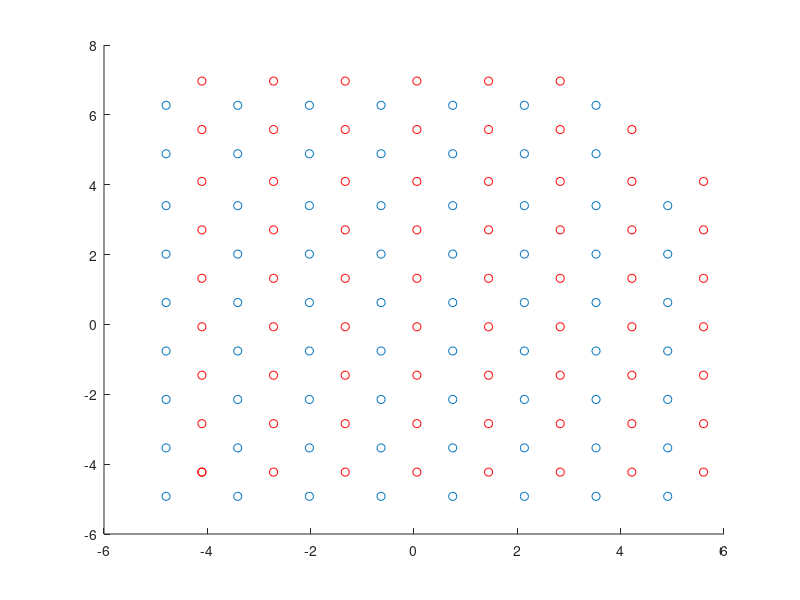
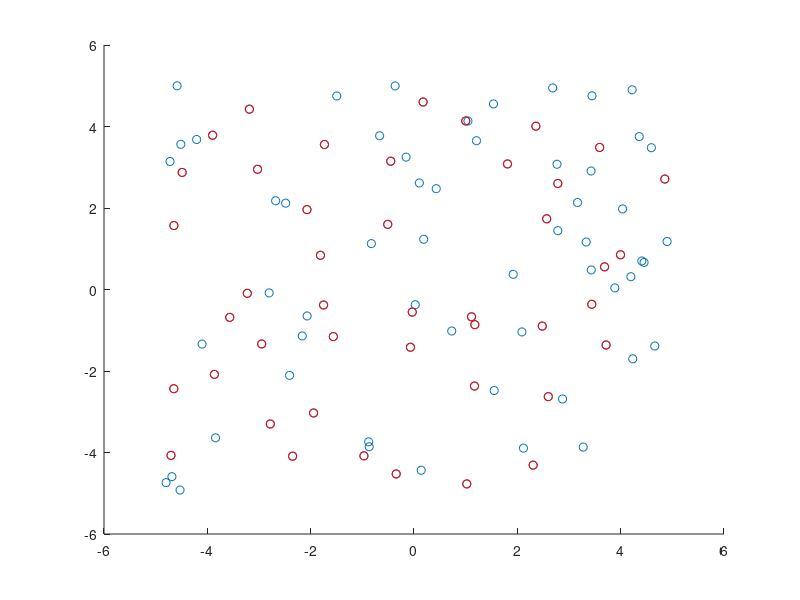
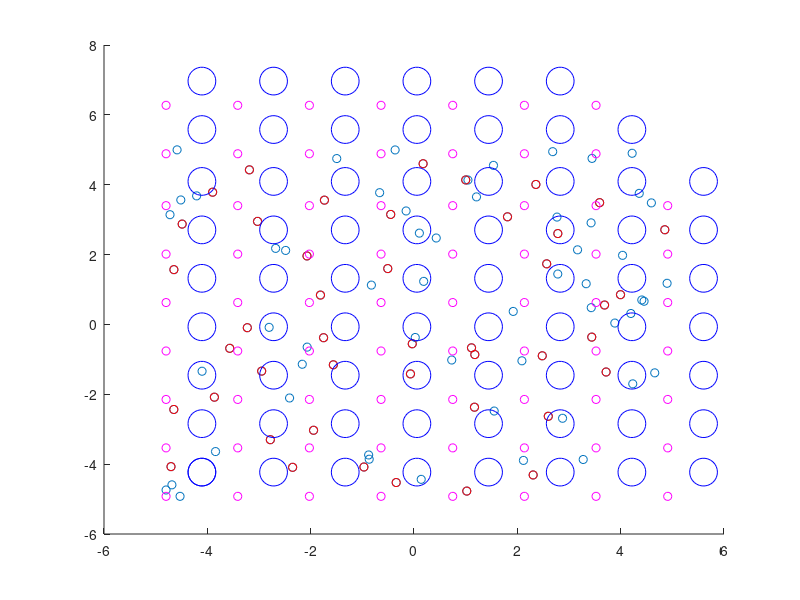
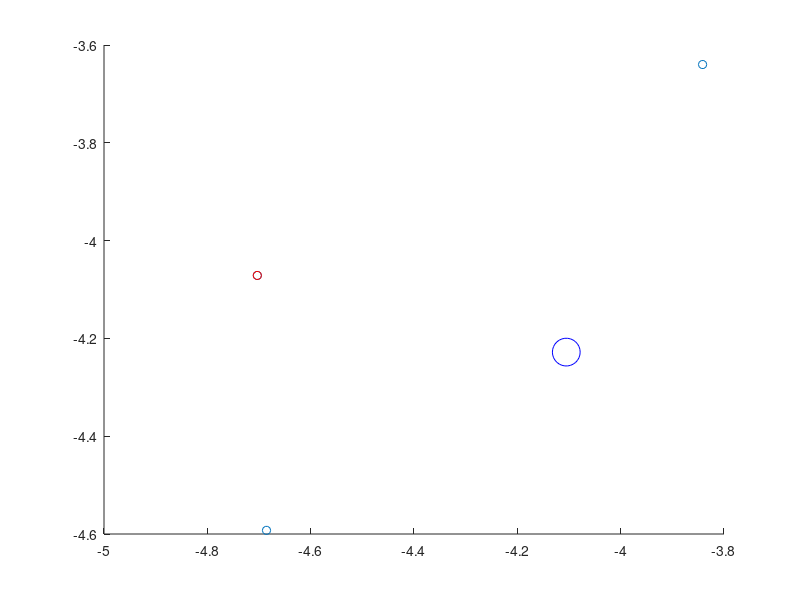

Reproduce these figures in MATLAB, in order.
%Uniform density of points algorithm
nr_points =100;
n = 50; %final nr points required

%Generate the random sample of points in 2D
xs = -5 + (5+5)*rand(nr_points,1);
ys = -5 + (5+5)*rand(nr_points,1);

% xs = transpose(linspace(0,1,10));
% ys = ones(10,1);
%parameters of the algorithm:
% specify the total initial number of points (nr_points)
% specify the points we want to end up with (n)

%compute the total volume (in this case area) of the cube

volume = (max(xs)-min(xs))*(max(ys)-min(ys)); %this is in 2d atm
%select the number of smaller cubes which will make the big cube (these
%need to be as close to equal size as possible)

nr_cubes = n; %important!! : the number of cubes may not be exactly equal
%to the desired amout ( error decreases with increasing number of points)
dx = sqrt(volume) / sqrt(nr_cubes);

% 
% dx = (max(xs)-min(xs))/nr_cubes;
% dy= (max(ys)-min(ys))/nr_cubes;


%compute the bottom left corner of the 1st cube edge 
cube_edges = [min(xs) min(ys)];

%compute the bottom left corner of the cube (square) in cartesian coordinates
for i=1:round(sqrt(nr_cubes))
    
    for j=1:round(sqrt(nr_cubes)) %this is the x dir
         cube_edges = vertcat(cube_edges, [cube_edges(1,1)+dx*(j-1) cube_edges(1,2)+dx*(i-1)]);

         
    end
end
cube_edges = cube_edges(2:end,:);


% for i=1:round(sqrt(nr_cubes))
%     
%     for j=1:round(sqrt(nr_cubes)) %this is the x dir
%          cube_centres = vertcat(cube_centres, [cube_edges(j,1)+0.5*dx cube_edges(i,2)+0.5*dx]);
% 
%          
%     end
% end
% 

%add a geometric check to see if the whole square has been sampled and not
%to miss out the edges

while max(cube_edges(:,1)) < max(xs)
    j = j+1;
    
        for i=1:round(sqrt(nr_cubes)) %for the xs
            
             cube_edges = vertcat(cube_edges, [cube_edges(1,1)+dx*(j-1) cube_edges(1,2)+dx*(i-1)]);
             %cube_centres = vertcat(cube_centres, [cube_edges(1,1)+0.5*dx*(j-1) cube_edges(1,2)+0.5*dx*(i-1)]);


        end
    
end

j_max = j;

%same trick as above in the y dir
i = sqrt(nr_cubes);
while max(cube_edges(:,2)) < max(ys)
    i = i+1;
    
        for j=1:round(sqrt(nr_cubes)) %for the xs
             cube_edges = vertcat(cube_edges, [cube_edges(1,1)+dx*(j-1) cube_edges(1,2)+dx*(i-1)]);
            % cube_centres = vertcat(cube_centres, [cube_edges(1,1)+0.5*dx*(j-1) cube_edges(1,2)+0.5*dx*(i-1)]);


        end
    
end
    i_max =i;

cube_centres = [cube_edges(1,1)+dx/2  cube_edges(1,2)+dx/2]; % where do we start the centre algo??
for i=1:size(cube_edges,1)-1
  
         cube_centres = vertcat(cube_centres, [cube_edges(i,1)+0.5*dx cube_edges(i,2)+0.5*dx]);

end





figure()
hold all
plot([cube_edges(:,1)],[cube_edges(:,2)],'o')
plot([cube_centres(:,1)],[cube_centres(:,2)],'o', 'Color','r')




%place the points in 1 of the n cubes
coords_in_square = cell(1);
ids_in_square = cell(1);
id_sum =0;
for i=1:nr_cubes
    

    comparison1 = ones(nr_points,1);
    comparison2 = ones(nr_points,1);

    comparison1 = comparison1*cube_edges(i,1);  % bottom left x coord 
    comparison2 = comparison2*cube_edges(i,2);  % bottom right y coord

    %make an array of the top right coordinate, repeated for the length equiv
    %to nr_cubes
    comparison3 = comparison1 +dx; %top right x coord
    comparison4 = comparison2 +dx;  % top right y coord

    %see if all conditions are satisfied (need a score of 4 for a given point to lie within the square) 
    score = double(xs > comparison1) + double(ys > comparison2) + double(xs  < comparison3) + double(ys < comparison4);
    
    ids = find(score ==4);
    ids_in_square{i,1} = ids;
    coords_in_square{i,1} =xs(ids);
    coords_in_square{i,2} =ys(ids); %need to extend this in the z 
    
    id_sum = id_sum + size(ids,1);
 
end

%consistency check: The number of points should be conserved 
if id_sum ~= nr_points
    fprintf(strcat(strcat('Boundary points are ignored! The Error is ',num2str((nr_points - id_sum)*100/nr_points)),'percent'));
end
 
% find the point in each cube closest to the middle of the square 
for i=1:nr_cubes
    if size(ids_in_square{i,1},1) >1
        distances_from_centre{i,1} = coords_in_square{i,1} - cube_centres(i,1);
        distances_from_centre{i,2} = coords_in_square{i,2} - cube_centres(i,2);

        distances_from_centre{i,3} = power(distances_from_centre{i,1},2);
        distances_from_centre{i,4} = power(distances_from_centre{i,2},2);
        
        distances_squared{i,1} = power(distances_from_centre{i,1},2);
        distances_squared{i,2} = power(distances_from_centre{i,2},2);
        a =[distances_squared{i,1}(:)];
        b =[distances_squared{i,2}(:)];

        geometrical_distance_sq{i,1} = distances_squared{i,1} + distances_squared{i,2};
        
        
        distances_from_centre{i,5} = geometrical_distance_sq{i,1};
        
        [mx,idx] = min(geometrical_distance_sq{i,1});
        ids_in_square{i,2} = ids_in_square{i,1}(idx);
    end
    if size(ids_in_square{i,1},1)  == 1
                ids_in_square{i,2} = ids_in_square{i,1};

    end
end

xs_selected = xs([ids_in_square{:,2}]);
ys_selected = ys([ids_in_square{:,2}]);


% plot the original points and the sampled points

figure()
hold all
plot(xs, ys, 'o')
plot(xs_selected,ys_selected,'o','Color','r')


figure()
hold all
plot(xs, ys, 'o')
plot(xs_selected,ys_selected,'o','Color','r')
plot(cube_edges(:,1),cube_edges(:,2),'o','Color','m')
plot([cube_centres(:,1)],[cube_centres(:,2)],'o', 'Color','b','MarkerSize',20)

for i= 1:10
    figure()
    hold all
    plot(xs([ids_in_square{i,1}]),ys([ids_in_square{i,1}]),'o')
    plot([cube_centres(i,1)],[cube_centres(i,2)],'o', 'Color','b','MarkerSize',20)
    plot(xs([ids_in_square{i,2}]),ys([ids_in_square{i,2}]),'o','Color','r')
end